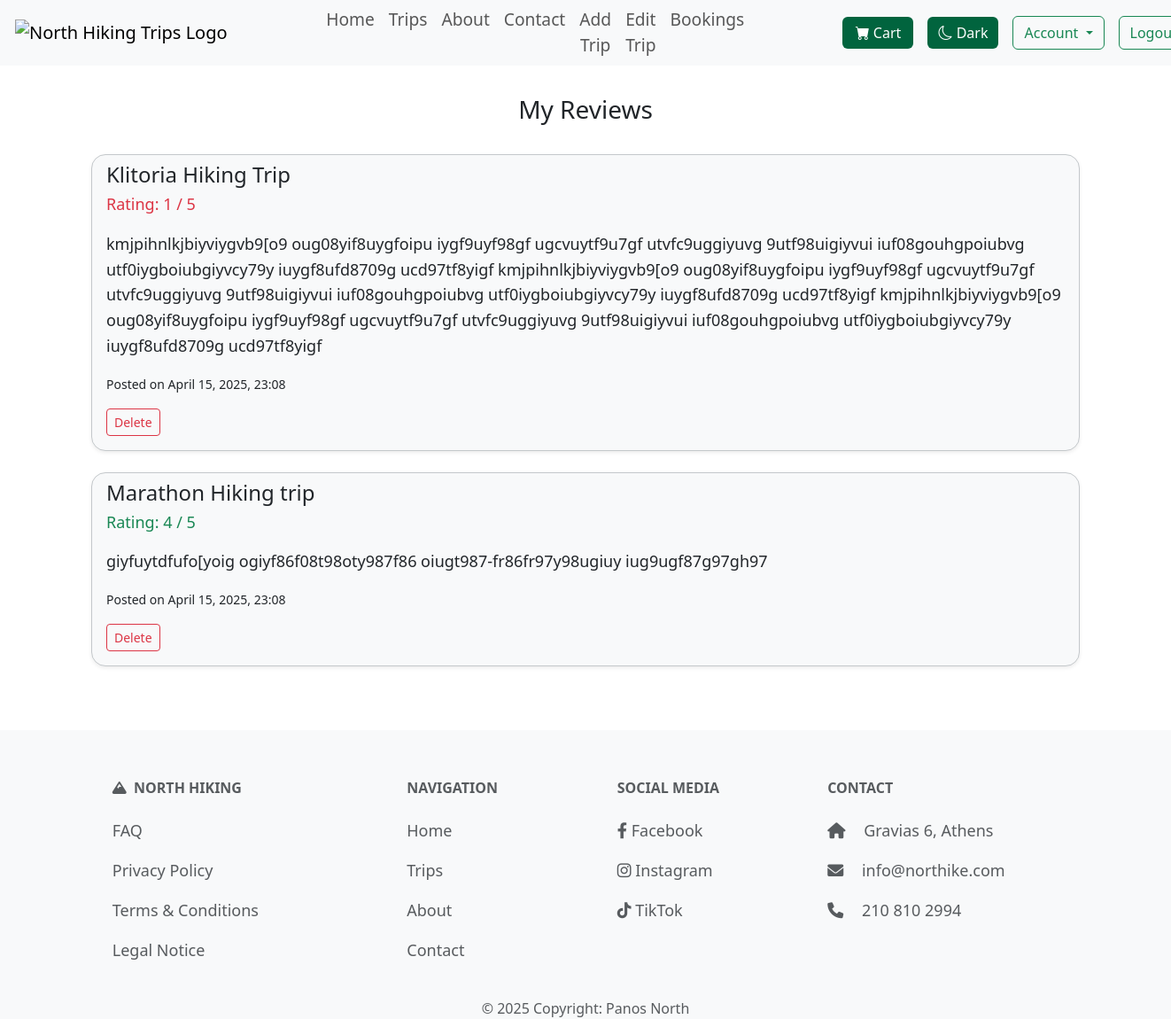
Screenshot of /users/account/reviews/ (signed in) with the database file from the repository.
### trips/models.py (models this page shows, shortened)
class Review(models.Model):
    trip = models.ForeignKey(Trip, on_delete=models.CASCADE, related_name='trip_reviews')
    user = models.ForeignKey(User, on_delete=models.CASCADE, related_name='user_reviews')
    rating = models.PositiveSmallIntegerField(validators=[MinValueValidator(1), MaxValueValidator(5)])
    comment = models.TextField(blank=True)
    created_at = models.DateTimeField(auto_now_add=True)
    class Meta:
        unique_together = ('user', 'trip')

class Trip(models.Model):
    DIFFICULTY_LEVELS = [
        ('Easy', 'Easy'),
        ('Moderate', 'Moderate'),
        ('Hard', 'Hard'),
        ('Extreme', 'Extreme')
    ]
    TERRAIN_TYPES = [
        ('Forest', 'Forest'),
        ('Mountain', 'Mountain'),
        ('Beach', 'Beach'),
        ('Urban', 'Urban'),
    ]
    title = models.CharField(max_length=60, unique=True)
    location = models.CharField(max_length=40)
    difficulty = models.CharField(max_length=10, choices=DIFFICULTY_LEVELS)
    distance = models.DecimalField(max_digits=5, decimal_places=1, validators=[MinValueValidator(0), MaxValueValidator(1000000)])
    terrain = models.CharField(max_length=20, choices=TERRAIN_TYPES)
    price = models.DecimalField(max_digits=8, decimal_places=2, validators=[MinValueValidator(0)])
    start_date = models.DateField(validators=[validate_future_date])
    end_date = models.DateField(validators=[validate_future_date])
    altitude_difference = models.PositiveIntegerField(validators=[MinValueValidator(1)])
    hiking_duration = models.PositiveIntegerField(validators=[MinValueValidator(1)])
    max_participants = models.PositiveIntegerField(validators=[MinValueValidator(1), MaxValueValidator(99)])
    description = models.TextField(max_length=500)
    image = models.ImageField(default='default.png', blank=True, null=True)
    guide = models.ForeignKey('Guide', on_delete=models.SET_NULL, null=True, blank=True, related_name='trip_guides'
    )
    slug = models.SlugField(unique=True, null=True, blank=True, editable=False)

### users/views.py (the view)
# urls.py: path('account/reviews/', views.user_reviews, name='user-reviews'),
@login_required
def user_reviews(request):
    reviews = Review.objects.filter(user=request.user).select_related('trip').order_by('-created_at')
    return render(request, 'users/user_reviews.html', {'reviews': reviews})

### trips/context_processors.py (called while the page is built)
def cart_item_count(request):
    if request.user.is_authenticated:
        count = CartItem.objects.filter(user=request.user).count()
        return {'cart_item_count': count}
    return {'cart_item_count': 0}

### users/templates/users/user_reviews.html (shortened to what this page needs)
{% extends 'layout.html' %}
{% load static %}
{% block content %}
<div class="short-layout-body">
<div class="container short-layout-wrapper">
    <h2 class="normal_title">My Reviews</h2>
    {% if reviews %}
        <div class="list-group">
            {% for review in reviews %}
                <div class="list-group-item mb-4 shadow-sm rounded-4 border border-secondary-subtle bg-light">
                    <h4 class="mb-1">{{ review.trip.title }}</h4>
                    {% if review.rating <= 2 %}
                        <p class="mb-3 text-danger">Rating: {{ review.rating }} / 5</p>
                    {% elif review.rating == 3 %}
                        <p class="mb-3 text-warning">Rating: {{ review.rating }} / 5</p>
                    {% else %}
                        <p class="mb-3 text-success">Rating: {{ review.rating }} / 5</p>
                    {% endif %}
                    <p class="mb-3 wrap softext">{{ review.comment }}</p>
                    <small>Posted on {{ review.created_at|date:"F j, Y, H:i" }}</small>
                    <form action="{% url 'users:delete-review' review.id %}" method="post" class="mt-2">
                        <button type="submit" class="btn btn-sm btn-outline-danger my-2">Delete</button>
                    </form>
                </div>
            {% endfor %}
        </div>
    {% else %}
    <div class="d-flex justify-content-center">
        <p>You haven’t written any reviews yet.</p>
    </div>
    {% endif %}
</div>
{% endblock %}

### static/css/styles.css (style rules this page uses)
h2 { font-size: 28px; margin-bottom: 15px; }
p { font-size: 18px; line-height: 1.6; }
.normal_title { text-align: center; margin-top: 3%; margin-bottom: 3%; }
.wrap { word-break: break-word; }
::placeholder { color: #6c757d; }
.short-layout-body { height: 100%; margin: 0; }
.short-layout-wrapper { min-height: 80vh; display: flex; flex-direction: column; }
.softext { font-weight: 100; }

### rows the page displays
Review: trip "Klitoria Hiking Trip", rating "1", comment "kmjpihnlkjbiyviygvb9[o9 oug08yif8uygfoipu iygf9uyf98gf ugcvuytf9u7gf utvfc9uggiyuvg 9utf98uigiyvui iuf08gouhgpoiubvg utf0iygboiubgiyvcy79y iuygf8ufd8709g ucd97tf8yigf kmjpihnlkjbiyviygvb9[o9 oug08yif8uygfoipu iygf9uyf98gf ugcvuytf9u7gf utvfc9uggiyuvg 9utf98uigiyvui iuf08gouhgpoiubvg utf0iygboiubgiyvcy79y iuygf8ufd8709g ucd97tf8yigf kmjpihnlkjbiyviygvb9[o9 oug08yif8uygfoipu iygf9uyf98gf ugcvuytf9u7gf utvfc9uggiyuvg 9utf98uigiyvui iuf08gouhgpoiubvg utf0iygboiubgiyvcy79y iuygf8ufd8709g ucd97tf8yigf", created_at "April 15, 2025, 23:08"
Review: trip "Marathon Hiking trip", rating "4", comment "giyfuytdfufo[yoig ogiyf86f08t98oty987f86 oiugt987-fr86fr97y98ugiuy iug9ugf87g97gh97", created_at "April 15, 2025, 23:08"
